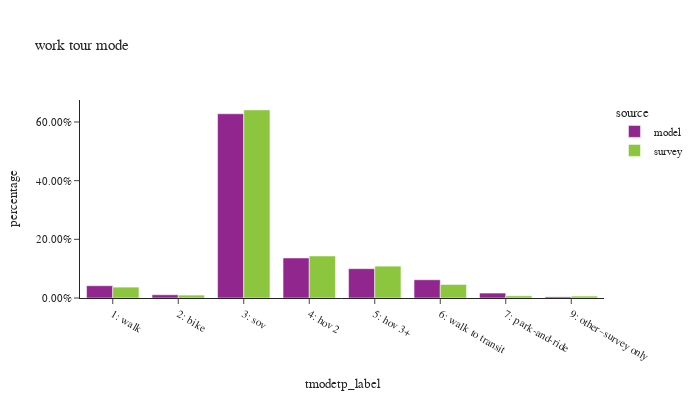

Notebook cell for this chart:
### Code cell
df_plot = wk_tour.groupby(['source','tmodetp_label'])['toexpfac'].sum().reset_index()
df_plot['percentage'] = df_plot.groupby(['source'], group_keys=False)['toexpfac']. \
    apply(lambda x: x / float(x.sum()))
df_plot['source'] = df_plot['source'].astype(pd.CategoricalDtype(['model', 'survey']))

df_plot_ct = wk_tour.groupby(['source','tmodetp_label'])['toexpfac'].count().reset_index(). \
    rename(columns={'toexpfac':'sample count'})
df_plot = df_plot.merge(df_plot_ct, on=['source','tmodetp_label'])

fig = px.bar(df_plot.sort_values(by=['source']), x="tmodetp_label", y="percentage", color="source",
             barmode="group",hover_data=['sample count'],title="work tour mode")
fig.update_layout(height=400, width=700, font=dict(size=11),
                  xaxis = dict(dtick = 1, categoryorder='category ascending'),
                  yaxis=dict(tickformat=".2%"))
fig.show()

### Figure 1 — Plotly figure (JSON) as saved in the notebook; plotly's stock layout.template omitted (floating-point values rounded to 4 significant figures)
{"data": [{"alignmentgroup": "True", "customdata": [[56453], [14940], [847368], [184064], [134856], [83780], [22659], [5148]], "hovertemplate": "source=model<br>tmodetp_label=%{x}<br>percentage=%{y}<br>sample count=%{customdata[0]}<extra></extra>", "legendgroup": "model", "marker": {"color": "#91268F", "pattern": {"shape": ""}}, "name": "model", "offsetgroup": "model", "orientation": "v", "showlegend": true, "textposition": "auto", "type": "bar", "x": ["1: walk", "2: bike", "3: sov", "4: hov 2", "5: hov 3+", "6: walk to transit", "7: park-and-ride", "9: other–survey only"], "xaxis": "x", "y": [0.04184, 0.01107, 0.628, 0.1364, 0.09995, 0.06209, 0.01679, 0.003815], "yaxis": "y"}, {"alignmentgroup": "True", "customdata": [[225], [121], [1345], [256], [98], [365], [25], [17]], "hovertemplate": "source=survey<br>tmodetp_label=%{x}<br>percentage=%{y}<br>sample count=%{customdata[0]}<extra></extra>", "legendgroup": "survey", "marker": {"color": "#8CC63E", "pattern": {"shape": ""}}, "name": "survey", "offsetgroup": "survey", "orientation": "v", "showlegend": true, "textposition": "auto", "type": "bar", "x": ["1: walk", "2: bike", "3: sov", "4: hov 2", "5: hov 3+", "6: walk to transit", "7: park-and-ride", "9: other–survey only"], "xaxis": "x", "y": [0.0371, 0.009783, 0.6412, 0.1432, 0.1086, 0.04604, 0.007495, 0.006588], "yaxis": "y"}], "layout": {"barmode": "group", "font": {"size": 11}, "height": 400, "legend": {"title": {"text": "source"}, "tracegroupgap": 0}, "title": {"text": "work tour mode"}, "width": 700, "xaxis": {"anchor": "y", "categoryorder": "category ascending", "domain": [0.0, 1.0], "dtick": 1, "title": {"text": "tmodetp_label"}}, "yaxis": {"anchor": "x", "domain": [0.0, 1.0], "tickformat": ".2%", "title": {"text": "percentage"}}}}
